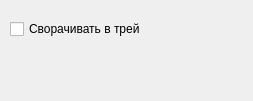
<?xml version="1.0" encoding="UTF-8"?>
<ui version="4.0">
 <class>Form</class>
 <widget class="QWidget" name="Form">
  <property name="geometry">
   <rect>
    <x>0</x>
    <y>0</y>
    <width>253</width>
    <height>101</height>
   </rect>
  </property>
  <property name="windowTitle">
   <string>Настройки</string>
  </property>
  <widget class="QCheckBox" name="ToTrayCheck">
   <property name="geometry">
    <rect>
     <x>10</x>
     <y>20</y>
     <width>131</width>
     <height>18</height>
    </rect>
   </property>
   <property name="text">
    <string>Сворачивать в трей?</string>
   </property>
  </widget>
 </widget>
 <resources/>
 <connections/>
</ui>
